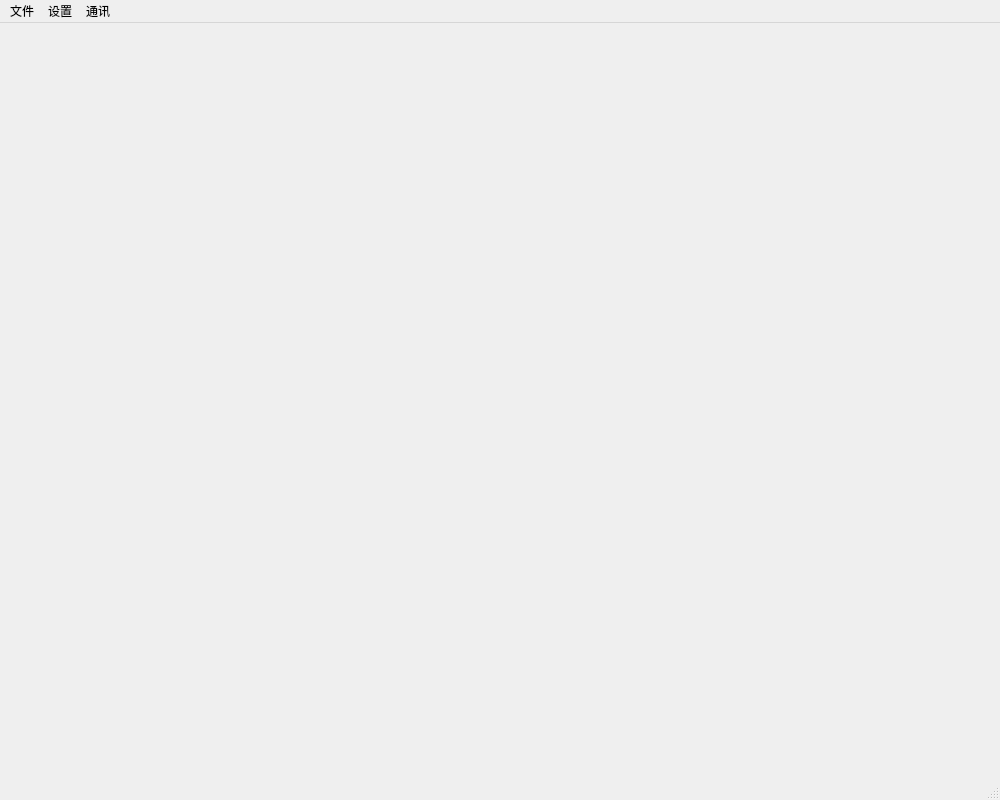
<?xml version="1.0" encoding="UTF-8"?>
<ui version="4.0">
 <class>MainWindow</class>
 <widget class="QMainWindow" name="MainWindow">
  <property name="geometry">
   <rect>
    <x>0</x>
    <y>0</y>
    <width>1000</width>
    <height>800</height>
   </rect>
  </property>
  <property name="windowTitle">
   <string>MainWindow</string>
  </property>
  <widget class="QWidget" name="centralwidget"/>
  <widget class="QMenuBar" name="menubar">
   <property name="geometry">
    <rect>
     <x>0</x>
     <y>0</y>
     <width>1000</width>
     <height>23</height>
    </rect>
   </property>
   <widget class="QMenu" name="File">
    <property name="title">
     <string>文件</string>
    </property>
   </widget>
   <widget class="QMenu" name="Set">
    <property name="title">
     <string>设置</string>
    </property>
   </widget>
   <widget class="QMenu" name="Communit">
    <property name="title">
     <string>通讯</string>
    </property>
    <addaction name="C_Serial"/>
    <addaction name="C_Network"/>
   </widget>
   <addaction name="File"/>
   <addaction name="Set"/>
   <addaction name="Communit"/>
  </widget>
  <widget class="QStatusBar" name="statusbar"/>
  <action name="C_Serial">
   <property name="text">
    <string>串口通讯</string>
   </property>
  </action>
  <action name="C_Network">
   <property name="text">
    <string>网口通讯</string>
   </property>
  </action>
 </widget>
 <resources/>
 <connections/>
</ui>
